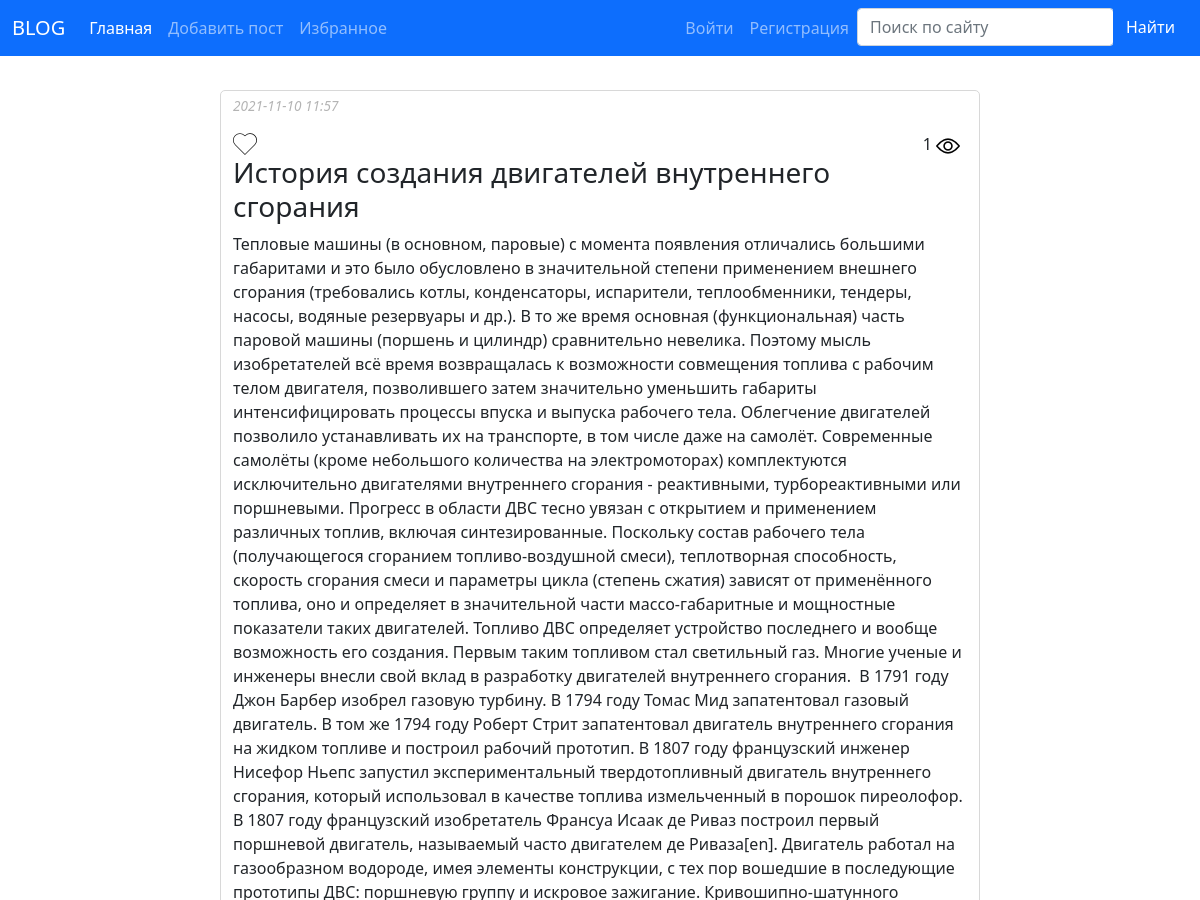
Before: /post/4 (upper part) with the older database file.
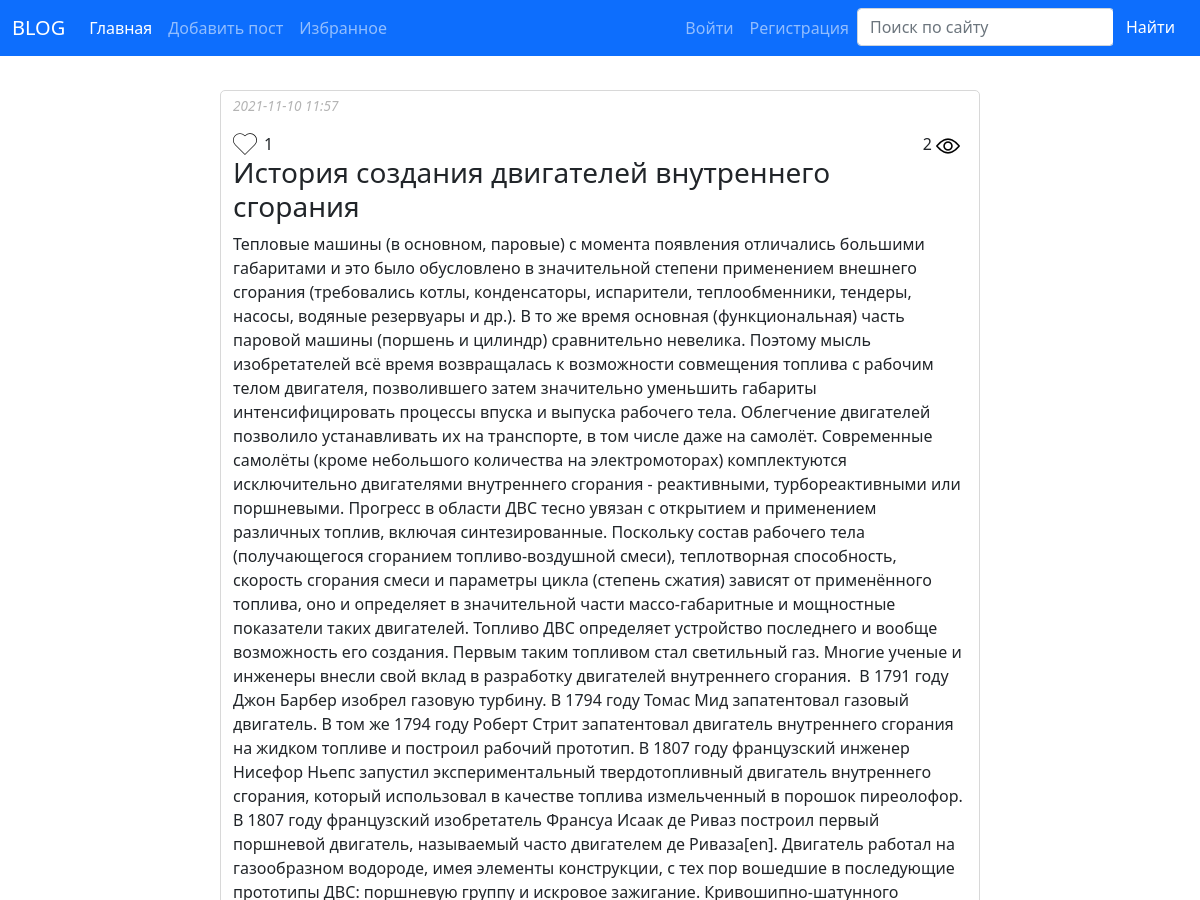
After: the same page with the newer database file.
### models.py (models this page shows, shortened)
class SaveMixin(object):
    pass
    def save(self):
        db.session.add(self)
        db.session.commit()

class Post(db.Model, SaveMixin):
    id = db.Column(db.Integer(), primary_key=True)
    title = db.Column(db.String(255), nullable=False)
    content = db.Column(db.Text(), nullable=False)
    author = db.Column(db.String(255), nullable=False)
    views = db.Column(db.Integer(), nullable=False, default=0)
    likes = db.Column(db.Integer(), nullable=False, default=0)
    created_on = db.Column(db.DateTime(), default=datetime.utcnow)
    updated_on = db.Column(
        db.DateTime(), default=datetime.utcnow, onupdate=datetime.utcnow)

### app.py (the view, shortened to what this page needs)
@app.route('/post/<int:post_id>', methods=['get', 'post'])
def post(post_id):
    viewed_post = Post.query.get(post_id)
    post_dir = 'static/images' + '/' + str(post_id)
    links_img = db.session.query(Link_img).filter(Link_img.post_id == post_id).all()
    count_favorite = len(db.session.query(Favorites).filter(Favorites.post_id == post_id).all())
    user_favorite = db.session.query(Favorites).filter(Favorites.post_id == post_id,
                                                       Favorites.user_email == str(current_user)).all()
    images = []
    if os.path.exists(post_dir):  # получение списка изображений для конкретного поста
        images = os.listdir(post_dir)
    viewed_post.views += 1
    viewed_post.save()
    form = ComentForm()
    return render_template('post.html',
                           post=Post.query.filter(Post.id == post_id).first(),
                           coments=Coment.query.filter(Coment.post_id == post_id).all(),
                           form=form,
                           images=images,
                           links_img=links_img,
                           autoriz=current_user.is_authenticated,
                           count_favorite=count_favorite,
                           user_favorite=user_favorite,
                           user_status=check_user_status(current_user),
                           current_user=current_user.user_name if current_user.is_authenticated else None,
                           )

### forms.py
class ComentForm(FlaskForm):
    coment_content = TextAreaField("Добавить комментарий: ", validators=[DataRequired()])
    submit = SubmitField("Опубликовать")

### utils.py (called while the page is built)
def check_user_status(current_user):
    return str(current_user.status) if current_user.is_authenticated else None

### templates/post.html (shortened to what this page needs)
{% extends 'base.html' %}
{% block content %}
<div class="row justify-content-center">
  <div class='col-12 col-sm-10 col-lg-8'>
    <br>
  </div>
  <div class="col-12 col-sm-10 col-lg-8 post">
    <p class='created_on'>{{ (post.created_on | string)[:16] }}</p>
    {% set favorites_link = '/favorites/' + post.id | string %}
    {% if autoriz %}
    {% if user_favorite %}
    <a class='add_favorite' href="{{ favorites_link }}">
      <img src="{{url_for('static', filename='/images/img/heart-31.png')}}" class='leftimg'>
    </a>
    {% else %}
    <a href="{{ favorites_link }}">
      <img src="{{url_for('static', filename='/images/img/heart-4.png')}}" class='leftimg'>
    </a>
    {% endif %}
    {% else %}
    <span data-tooltip="Что бы добавть в избранное нужно авторизоваться"><img src="{{url_for('static', filename='/images/img/heart-4.png')}}"
        class='leftimg'></span>
    {% endif %}
    {% if count_favorite > 0 %}
    {{ count_favorite }}
    {% else %}
    &nbsp
    {%endif%}
    <div class='rightimg'>{{ post.views }} <img src="{{url_for('static', filename='/images/img/view.png')}}"></div>
    <h3>{{ post.title }}</h3>
    <p>{{ post.content }}</p>
    </div>
    {% endblock %}

Changed rows visible on the page:
changed Post "История создания двигателей внутреннего сгорания": views "1" → "2"
Other visible differences:
{{ count_favorite }}: (not shown) → "1"
